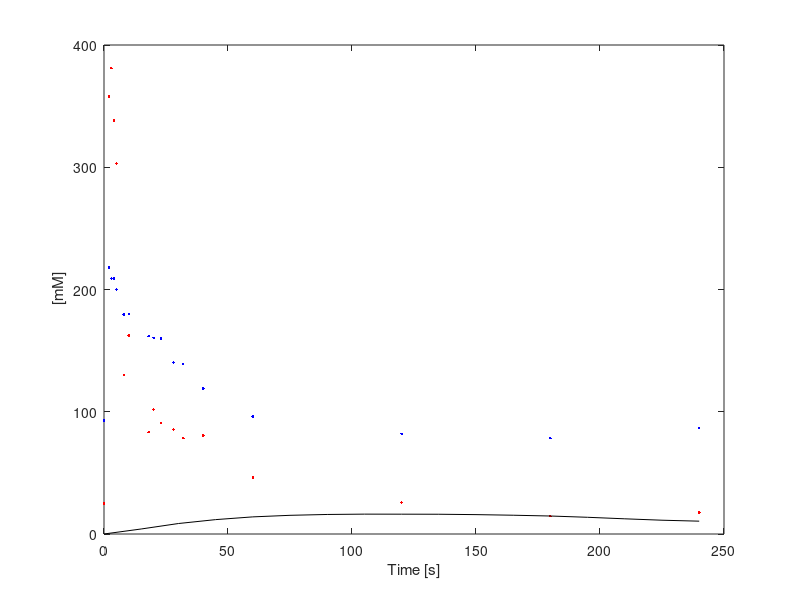

Recreate this plot in MATLAB. (Note: this script raises an error after producing the figure.)
function compartment_072114
data =[0	92.78	25.09
2	217.99	357.90
3	208.99	381.10
4	208.99	338.40
5	199.98	303.00
8	179.62	130.10
10	179.80	162.40
18	161.78	83.37
20	160.52	101.90
23	159.80	90.63
28	140.34	85.45
32	139.08	78.43
40	119.09	80.62
60	96.03	46.37
120	81.97	25.67
180	78.37	14.68
240	86.66	17.58];

t = data(:,1);
glu = data(:,2);
ins = data(:,3);

figure; plot(t,glu,'.b',t,ins,'.r');hold on
xlabel('Time [s]'); ylabel(' [mM]')

N = length(ins);

%% simulate model with initial parameter values
Ktrans = 2e-3; ve = 0.1;
p = [Ktrans,ve];
[y,t] = compart_lsim(t,glu,p);
plot(t,y,'k')

%% estimate parameters and variances
optim_options = optimset('Display','iter','TolFun',1e-6,'TolX',1e-6,'LevenbergMarquardt','on');
p0 = [Ktrans,ve];
[p,resnorm,residual,exitflag,OUTPUT,LAMBDA,Jacobian] = lsqnonlin(@compart_err,p0,[],[],optim_options,t,glu,ins);
disp(' ')
p

% estimate parameter variance
Jacobian = full(Jacobian);
varp = resnorm*inv(Jacobian'*Jacobian)/N;
stdp = sqrt(diag(varp));
stdp = 100*stdp'./p;
disp([' Ktrans: ', num2str(p(1)),'+/-',num2str(stdp(1)),'%'])
disp([' ve: ', num2str(p(2)),'+/-',num2str(stdp(2)),'%'])


%% simulate estimated model
[y,t] = compart_lsim(t,glu,p);
figure;subplot(211);plot(t,ins,'.r',t,y,'b')
xlabel('Time [s]'); ylabel(' [mM]');
legend('data','model')
xi = ins(:)-y(:);
subplot(212);plot(t,xi)
xlabel('Time [s]');legend('residuals \xi')
assen=axis;

%% function to simulate compartment_model
function [y,t] = compart_lsim(t,glu,p);
Ktrans = p(1); ve = p(2);
num = [Ktrans*ve];
den = [ve,Ktrans];
sys = tf(num,den);
[y,t] = lsim(sys,glu,t);
end

%% function to calculate MLE error
    function xi =compart_err(p,t,glu,ins)
        [y,t]= compart_lsim(t,glu,p);
        xi = ins(:)-y(:);
    end
end







